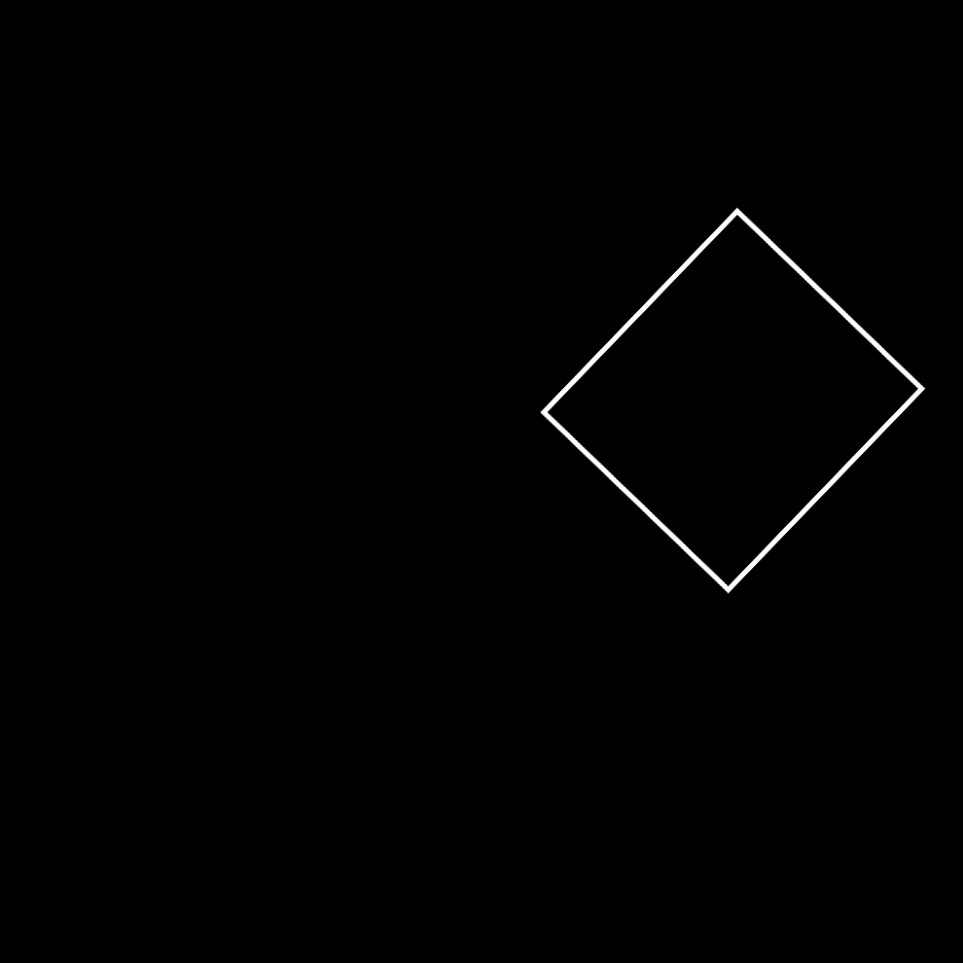
%> input picture Test_Img.jpg, 963 x 963 px
$ octave Test_MATLAB_code.m   (GNU Octave 9; MATLAB toolbox functions it lacks are replaced by stand-ins)
%> lines starting %> are read from the running program, lines starting %| are printed output that depends on the picture
clear all;
close all;
clc;
Test_Img1 = imread('Test_Img.jpg');
%> Test_Img1 is the input picture: size 963x963 uint8; min 0, max 255, mean 1.5
Memory_Img = imread('Memory_Img.jpg');
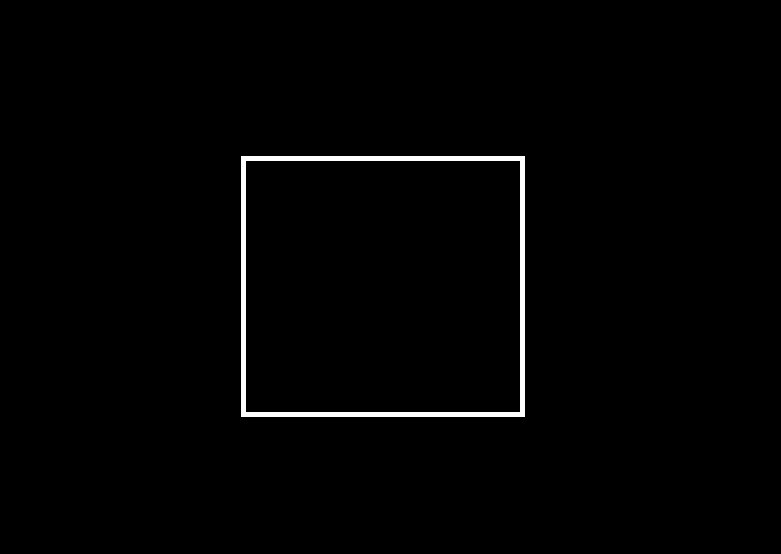
%> input picture Memory_Img.jpg, 781 x 554 px
%> Memory_Img is the input picture: size 554x781 uint8; min 0, max 255, mean 3.2

[M1, M2] = size(Memory_Img);
%> M1 = 554; M2 = 781

Test_Img = imresize(Test_Img1, [M1 M2]);
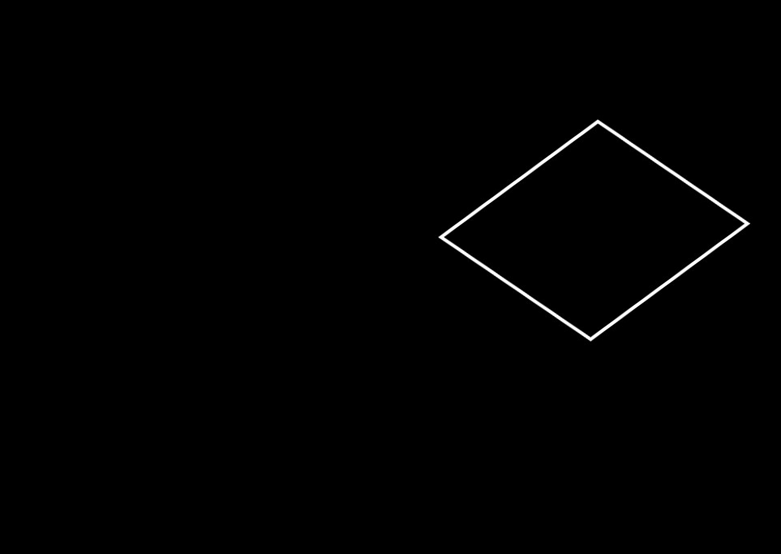
%> Test_Img: size 554x781 uint8; min 0, max 255, mean 1.5

Img3 = imrotate(Memory_Img, 45);
Img4 = imresize(Img3, [M1 M2]);
[Im4, In4] = size(Img4);
%> Im4 = 554; In4 = 781
x = round(Im4/2);
%> x = 277
y = round(In4/2);
%> y = 391

m = fix(M1/2);
%> m = 277
n = fix(M2/2);
%> n = 390

r1 = x-m+1;
%> r1 = 1
r2 = x+m;
%> r2 = 554

c1 = y-n;
%> c1 = 1
c2 = y+(n);
%> c2 = 781
Img4 = Img4(r1:r2, c1:c2);

figure(1);
imshow(Test_Img);

figure(2);
imshow(Memory_Img);

figure(3);
imshow(Img4);

[T1, T2] = size(Test_Img);
%> T1 = 554; T2 = 781
